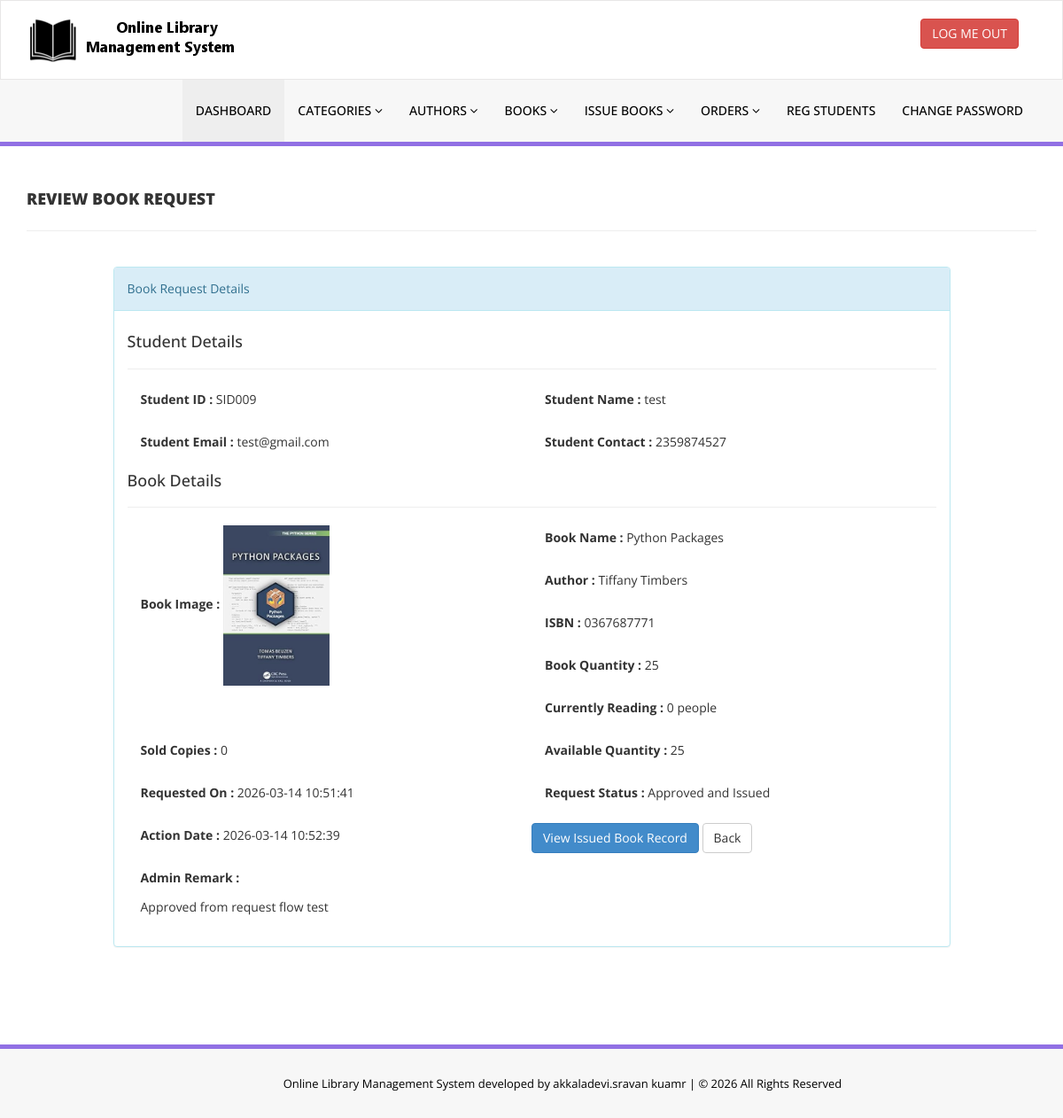
Page /library/admin/update-book-request.php?requestid=2 (signed in) on the committed database.
### tables this page shows
CREATE TABLE `tblbookrequests` (
  `id` int NOT NULL AUTO_INCREMENT,
  `BookId` int DEFAULT NULL,
  `StudentId` varchar(100) DEFAULT NULL,
  `RequestDate` timestamp NULL DEFAULT CURRENT_TIMESTAMP,
  `Status` tinyint(1) NOT NULL DEFAULT '0',
  `UserRemark` mediumtext,
  `AdminRemark` mediumtext,
  `ActionDate` timestamp NULL DEFAULT NULL,
  `IssuedBookId` int DEFAULT NULL,
  PRIMARY KEY (`id`),
  KEY `idx_book_requests_student_status` (`StudentId`,`Status`),
  KEY `idx_book_requests_book_status` (`BookId`,`Status`)
);

CREATE TABLE `tblbooks` (
  `id` int NOT NULL AUTO_INCREMENT,
  `BookName` varchar(255) DEFAULT NULL,
  `CatId` int DEFAULT NULL,
  `AuthorId` int DEFAULT NULL,
  `ISBNNumber` varchar(25) DEFAULT NULL,
  `BookPrice` decimal(10,2) DEFAULT NULL,
  `bookImage` varchar(250) NOT NULL,
  `isIssued` int DEFAULT NULL,
  `RegDate` timestamp NULL DEFAULT CURRENT_TIMESTAMP,
  `UpdationDate` timestamp NULL DEFAULT NULL ON UPDATE CURRENT_TIMESTAMP,
  `bookQty` int DEFAULT NULL,
  `PreviewLink` varchar(500) DEFAULT NULL,
  PRIMARY KEY (`id`)
);

CREATE TABLE `tblauthors` (
  `id` int NOT NULL AUTO_INCREMENT,
  `AuthorName` varchar(159) DEFAULT NULL,
  `creationDate` timestamp NULL DEFAULT CURRENT_TIMESTAMP,
  `UpdationDate` timestamp NULL DEFAULT NULL ON UPDATE CURRENT_TIMESTAMP,
  PRIMARY KEY (`id`)
);

### library/includes/store-helpers.php (called while the page is built, shortened)
<?php
if (!function_exists('getInventoryIssueJoinSql')) {
function calculateAvailableBookQty($bookQty, $activeIssues, $soldQty)
{
$available=(int)$bookQty-(int)$activeIssues-(int)$soldQty;
return $available;
}
}
?>

### library/admin/update-book-request.php (the view, shortened to what this page needs)
<?php
include('includes/config.php');
include_once('../includes/store-helpers.php');
$requestid=intval($_GET['requestid']);
function fetchBookRequestDetails($dbh, $requestid)
{
$sql="SELECT tblbookrequests.id,tblbookrequests.StudentId,tblbookrequests.RequestDate,tblbookrequests.Status,tblbookrequests.UserRemark,
tblbookrequests.AdminRemark,tblbookrequests.ActionDate,tblbookrequests.IssuedBookId,
tblstudents.FullName,tblstudents.EmailId,tblstudents.MobileNumber,tblstudents.Status as StudentStatus,
tblbooks.id as BookId,tblbooks.BookName,tblbooks.ISBNNumber,tblbooks.bookImage,tblbooks.bookQty,
tblauthors.AuthorName,
COALESCE(issue_counts.activeIssues,0) as activeIssues,
COALESCE(order_counts.soldQty,0) as soldQty
FROM tblbookrequests
JOIN tblstudents ON tblstudents.StudentId=tblbookrequests.StudentId
JOIN tblbooks ON tblbooks.id=tblbookrequests.BookId
LEFT JOIN tblauthors ON tblauthors.id=tblbooks.AuthorId
LEFT JOIN (
SELECT BookId,SUM(CASE WHEN RetrunStatus IS NULL OR RetrunStatus='' OR RetrunStatus=0 THEN 1 ELSE 0 END) as activeIssues
FROM tblissuedbookdetails
GROUP BY BookId
) issue_counts ON issue_counts.BookId=tblbooks.id
LEFT JOIN (
SELECT tblorderitems.BookId,SUM(tblorderitems.Quantity) as soldQty
FROM tblorderitems
INNER JOIN tblorders ON tblorders.id=tblorderitems.OrderId
WHERE tblorders.PaymentStatus='paid' AND tblorders.OrderStatus<>'cancelled'
GROUP BY tblorderitems.BookId
) order_counts ON order_counts.BookId=tblbooks.id
WHERE tblbookrequests.id=:requestid";
$query = $dbh->prepare($sql);
$query->bindParam(':requestid',$requestid,PDO::PARAM_INT);
$query->execute();
return $query->fetch(PDO::FETCH_ASSOC);
}
$request=fetchBookRequestDetails($dbh,$requestid);
$availableQty=calculateAvailableBookQty($request['bookQty'], $request['activeIssues'], $request['soldQty']);
$statusLabel="Pending";
if((int)$request['Status']===1)
{
$statusLabel="Approved and Issued";
}
elseif((int)$request['Status']===2)
{
$statusLabel="Rejected";
}
?>
<!DOCTYPE html>
<html xmlns="http://www.w3.org/1999/xhtml">
<head>
    <link href="assets/css/bootstrap.css" rel="stylesheet" />
    <link href="assets/css/font-awesome.css" rel="stylesheet" />
    <link href="assets/css/style.css" rel="stylesheet" />
</head>
<body>
<?php include('includes/header.php');?>
    <div class="content-wrapper">
         <div class="container">
        <div class="row pad-botm">
            <div class="col-md-12">
                <h4 class="header-line">Review Book Request</h4>
            </div>
        </div>
        <div class="row">
            <div class="col-md-10 col-sm-6 col-xs-12 col-md-offset-1">
                <div class="panel panel-info">
                    <div class="panel-heading">
                        Book Request Details
                    </div>
                    <div class="panel-body">
                        <form role="form" method="post">
                            <h4>Student Details</h4>
                            <hr />
                            <div class="col-md-6">
                                <div class="form-group">
                                    <label>Student ID :</label>
                                    <?php echo htmlentities($request['StudentId']);?>
                                </div>
                            </div>
                            <div class="col-md-6">
                                <div class="form-group">
                                    <label>Student Name :</label>
                                    <?php echo htmlentities($request['FullName']);?>
                                </div>
                            </div>
                            <div class="col-md-6">
                                <div class="form-group">
                                    <label>Student Email :</label>
                                    <?php echo htmlentities($request['EmailId']);?>
                                </div>
                            </div>
                            <div class="col-md-6">
                                <div class="form-group">
                                    <label>Student Contact :</label>
                                    <?php echo htmlentities($request['MobileNumber']);?>
                                </div>
                            </div>
                            <h4>Book Details</h4>
                            <hr />
                            <div class="col-md-6">
                                <div class="form-group">
                                    <label>Book Image :</label>
                                    <img src="bookimg/<?php echo htmlentities($request['bookImage']);?>" width="120">
                                </div>
                            </div>
                            <div class="col-md-6">
                                <div class="form-group">
                                    <label>Book Name :</label>
                                    <?php echo htmlentities($request['BookName']);?>
                                </div>
                            </div>
                            <div class="col-md-6">
                                <div class="form-group">
                                    <label>Author :</label>
                                    <?php echo htmlentities($request['AuthorName']);?>
                                </div>
                            </div>
                            <div class="col-md-6">
                                <div class="form-group">
                                    <label>ISBN :</label>
                                    <?php echo htmlentities($request['ISBNNumber']);?>
                                </div>
                            </div>
                            <div class="col-md-6">
                                <div class="form-group">
                                    <label>Book Quantity :</label>
                                    <?php echo htmlentities($request['bookQty']);?>
                                </div>
                            </div>
                            <div class="col-md-6">
                                <div class="form-group">
                                    <label>Currently Reading :</label>
                                    <?php echo htmlentities($request['activeIssues']);?> people
                                </div>
                            </div>
                            <div class="col-md-6">
                                <div class="form-group">
                                    <label>Sold Copies :</label>
                                    <?php echo htmlentities($request['soldQty']);?>
                                </div>
                            </div>
                            <div class="col-md-6">
                                <div class="form-group">
                                    <label>Available Quantity :</label>
                                    <?php echo htmlentities($availableQty);?>
                                </div>
                            </div>
                            <div class="col-md-6">
                                <div class="form-group">
                                    <label>Requested On :</label>
                                    <?php echo htmlentities($request['RequestDate']);?>
                                </div>
                            </div>
                            <div class="col-md-6">
                                <div class="form-group">
                                    <label>Request Status :</label>
                                    <?php echo htmlentities($statusLabel);?>
                                </div>
                            </div>
                            <div class="col-md-6">
                                <div class="form-group">
                                    <label>Action Date :</label>
                                    <?php echo htmlentities($request['ActionDate']!=""?$request['ActionDate']:"--");?>
                                </div>
                            </div>
                            <div class="col-md-12">
                                <div class="form-group">
                                    <label>Admin Remark :</label>
<?php if((int)$request['Status']===0){ ?>
                                    <textarea class="form-control" name="adminremark" rows="4" placeholder="Optional note for approval or rejection"></textarea>
<?php } else { ?>
                                    <div><?php echo htmlentities($request['AdminRemark']!=""?$request['AdminRemark']:"--");?></div>
<?php } ?>
                                </div>
                            </div>
<?php if((int)$request['Status']===0){ ?>
                            <button type="submit" name="approve" class="btn btn-success">Approve and Issue Book</button>
                            <button type="submit" name="reject" class="btn btn-danger">Reject Request</button>
<?php } elseif((int)$request['Status']===1 && !empty($request['IssuedBookId'])) { ?>
                            <a href="update-issue-bookdeails.php?rid=<?php echo htmlentities($request['IssuedBookId']);?>" class="btn btn-primary">View Issued Book Record</a>
<?php } ?>
                            <a href="manage-book-requests.php" class="btn btn-default">Back</a>
                        </form>
                    </div>
                </div>
            </div>
        </div>
    </div>
    </div>
<?php include('includes/footer.php');?>
</body>
</html>

### library/admin/assets/css/style.css (style rules this page uses)
.content-wrapper { margin-top: 40px; min-height:800px; padding-bottom:90px; }
.header-line { font-weight:900; padding-bottom:25px; border-bottom:1px solid #eeeeee; text-transform:uppercase; }
.pad-botm { padding-bottom:30px; }

### rows in the picture
tblbookrequests: StudentId "SID009", BookId.bookImage (picture), BookId.BookName "Python Packages", tblauthors.AuthorName "Tiffany Timbers", BookId.ISBNNumber "0367687771", BookId.bookQty "25", RequestDate "2026-03-14 10:51:41", Status "Approved and Issued", ActionDate "2026-03-14 10:52:39", AdminRemark "Approved from request flow test"

### other values in the picture
$request['FullName'] "test"
$request['EmailId'] "test@gmail.com"
$request['MobileNumber'] "2359874527"
$request['activeIssues'] "0"
$request['soldQty'] "0"
